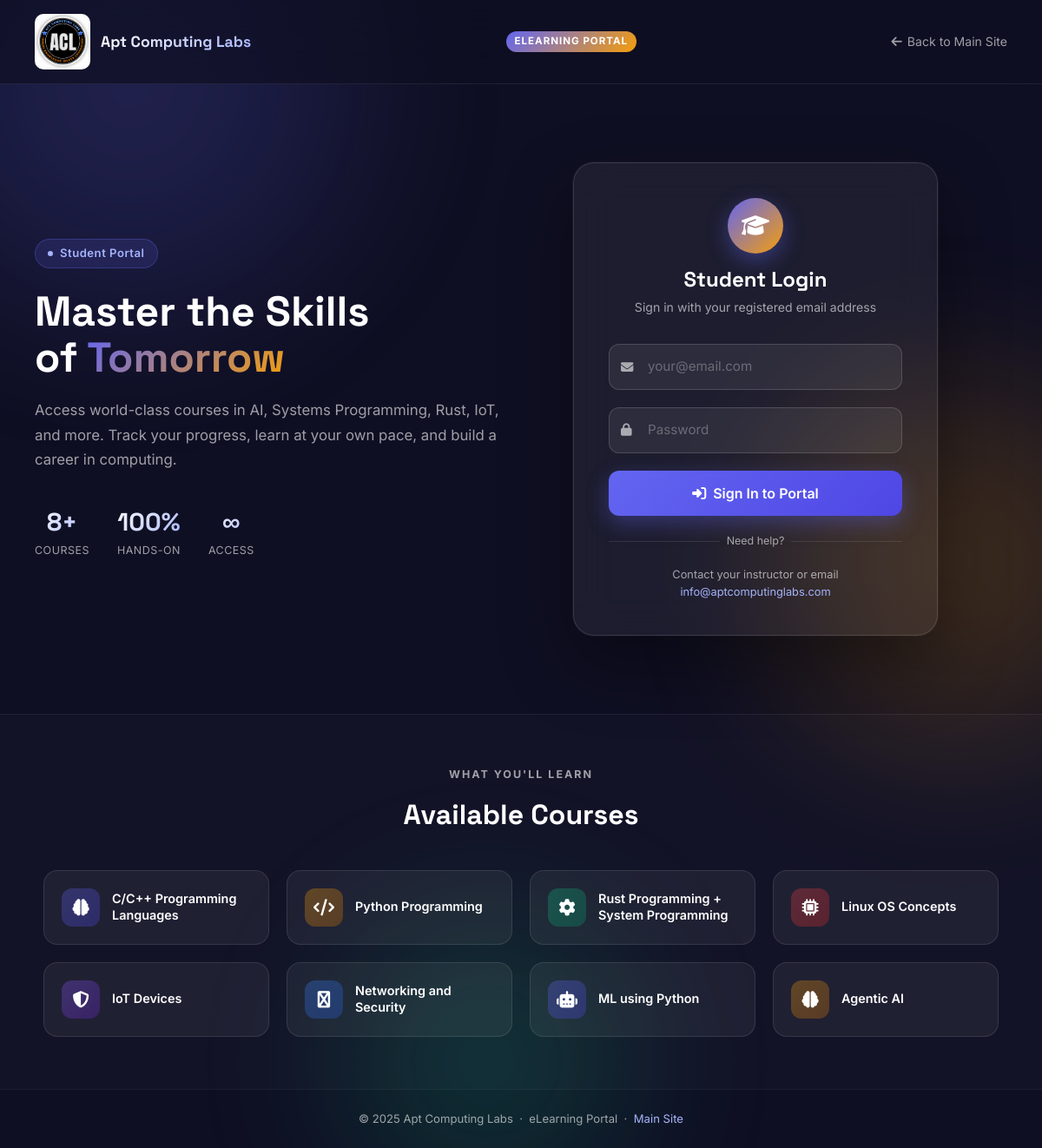
The page /elearning/ on the database its author committed.
### courses/models.py (models this page shows, shortened)
class Course(models.Model):
    title = models.CharField(max_length=200)
    slug = models.SlugField(max_length=200, unique=True)
    short_description = models.CharField(max_length=500, blank=True)
    description = models.TextField(blank=True)
    duration_weeks = models.PositiveIntegerField(default=0)
    duration_hours = models.PositiveIntegerField(default=0)
    skill_level = models.CharField(max_length=50, blank=True)
    technologies = models.CharField(max_length=200, blank=True, help_text="Comma separated list, e.g., 'Rust, Linux'")
    image = models.URLField(blank=True, null=True)

### elearning/views.py (the view)
# urls.py: path('', views.landing, name='landing'),
def landing(request):
    if request.user.is_authenticated and hasattr(request.user, 'student_profile'):
        return redirect('elearning:dashboard')
    courses = Course.objects.all()
    return render(request, 'elearning/landing.html', {'courses': courses})

### templates/elearning/landing.html (shortened to what this page needs)
<!DOCTYPE html>
<html lang="en">
<head>
    <link href="https://cdn.jsdelivr.net/npm/bootstrap@5.1.3/dist/css/bootstrap.min.css" rel="stylesheet">
    <link rel="stylesheet" href="https://cdnjs.cloudflare.com/ajax/libs/font-awesome/6.4.0/css/all.min.css">
    {% load static %}
</head>
<body>
<div class="bg-orbs">
    <div class="orb orb-1"></div>
    <div class="orb orb-2"></div>
    <div class="orb orb-3"></div>
</div>
<div class="topbar">
    <a href="{% url 'home' %}" class="topbar-brand">
        <img src="{% static 'img/ACL_Logo.png' %}" alt="ACL Logo">
        <span>Apt Computing Labs</span>
    </a>
    <span class="topbar-badge">eLearning Portal</span>
    <a href="{% url 'home' %}" class="back-link">
        <i class="fas fa-arrow-left"></i> Back to Main Site
    </a>
</div>
<section class="hero">
    <div class="hero-left">
        <div class="hero-eyebrow">
            <span class="dot"></span>
            Student Portal
        </div>
        <h1 class="hero-title">
            Master the Skills<br>
            of <span class="highlight">Tomorrow</span>
        </h1>
        <p class="hero-subtitle">
            Access world-class courses in AI, Systems Programming, Rust, IoT, and more.
            Track your progress, learn at your own pace, and build a career in computing.
        </p>
        <div class="stats-row">
            <div class="stat-item">
                <div class="val">{{ courses|length }}+</div>
                <div class="lbl">Courses</div>
            </div>
            <div class="stat-item">
                <div class="val">100%</div>
                <div class="lbl">Hands-On</div>
            </div>
            <div class="stat-item">
                <div class="val">∞</div>
                <div class="lbl">Access</div>
            </div>
        </div>
    </div>
    <div class="hero-right">
        <div class="login-card">
            <div class="login-card-header">
                <div class="icon-ring"><i class="fas fa-graduation-cap"></i></div>
                <h2>Student Login</h2>
                <p>Sign in with your registered email address</p>
            </div>
            <form method="POST" action="{% url 'elearning:login' %}" id="loginForm">
                <div class="form-floating-custom">
                    <i class="fas fa-envelope field-icon"></i>
                    <input
                        type="email"
                        name="email"
                        id="emailInput"
                        placeholder="your@email.com"
                        required
                        autocomplete="email"
                    >
                </div>
                <div class="form-floating-custom">
                    <i class="fas fa-lock field-icon"></i>
                    <input
                        type="password"
                        name="password"
                        id="passwordInput"
                        placeholder="Password"
                        required
                        autocomplete="current-password"
                    >
                </div>
                <button type="submit" class="btn-login" id="loginBtn">
                    <i class="fas fa-sign-in-alt"></i>
                    Sign In to Portal
                </button>
            </form>
            <div class="divider-text">Need help?</div>
            <div class="help-text">
                Contact your instructor or email
                <a href="mailto:info@aptcomputinglabs.com">info@aptcomputinglabs.com</a>
            </div>
        </div>
    </div>
</section>
{% if courses %}
<section class="courses-strip">
    <div class="section-label">What You'll Learn</div>
    <div class="section-title">Available Courses</div>
    <div class="courses-grid">
        {% for course in courses %}
        <div class="course-pill">
            <div class="course-pill-icon" style="background: linear-gradient(135deg,
                {% cycle 'rgba(99,102,241,0.3), rgba(79,70,229,0.3)' 'rgba(245,158,11,0.3), rgba(217,119,6,0.3)' 'rgba(16,185,129,0.3), rgba(5,150,105,0.3)' 'rgba(239,68,68,0.3), rgba(220,38,38,0.3)' 'rgba(139,92,246,0.3), rgba(109,40,217,0.3)' 'rgba(59,130,246,0.3), rgba(37,99,235,0.3)' %}
            );">
                <i class="fas {% cycle 'fa-brain' 'fa-code' 'fa-cog' 'fa-microchip' 'fa-shield-alt' 'fa-python' 'fa-robot' %}"></i>
            </div>
            <div class="course-pill-name">{{ course.title }}</div>
        </div>
        {% endfor %}
    </div>
</section>
{% endif %}
<div class="portal-footer">
    &copy; 2025 Apt Computing Labs &nbsp;·&nbsp; eLearning Portal &nbsp;·&nbsp;
    <a href="{% url 'home' %}" style="color: #a5b4fc; text-decoration: none;">Main Site</a>
</div>
</body>
</html>

### rows shown on the page
Course: title "C/C++ Programming Languages"
Course: title "Python Programming"
Course: title "Rust Programming + System Programming"
Course: title "Linux OS Concepts"
Course: title "IoT Devices"
Course: title "Networking and Security"
Course: title "ML using Python"
Course: title "Agentic AI"

### other values the page prints
{{ courses|length }} "8"
